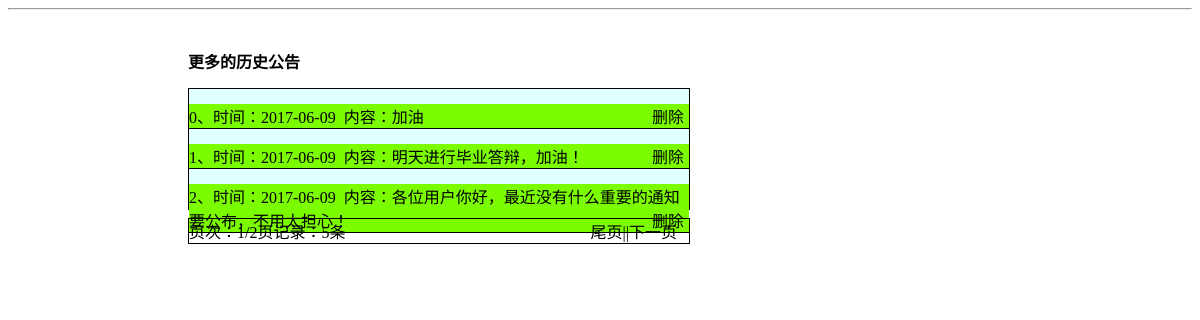
The page /admin/ad_anmt_history.php on the database its author committed.
### tables this page shows
CREATE TABLE `ad_announcement` (
  `id` int(11) NOT NULL,
  `date` date NOT NULL,
  `content` text NOT NULL
);

### connect.php (called while the page is built, shortened)
<?php
    function htmltocode($content){
   	    $content = str_replace(" ","&nbsp;&nbsp;",$content);
   	    return $content;
   }
?>

### admin/ad_anmt_history.php (the view, shortened to what this page needs)
<?php
    include("../connect.php");
    if(isset($_GET['page'])) {
    	$page=$_GET['page'];
        $i=$_GET['i'];
    }else{
    	$page=1;
    	$i=0;
    }
?>
<!DOCTYPE html>
<html>
	<head>
	</head>
	<body style="background-image: url(../bg_image/05.jpg);background-size: 1100px;position: relative;">
		<hr />
		<form action="" method="post" name="myform1" style="position: relative;">
			<div class="class_div_2"><h4 align="center">更多的历史公告</h4></div>
					<?php
		    if(is_numeric($page))
		    {
		    	$page_size=3;
		    	$sql2=" select count(*) as total from `ad_announcement` order by id desc";
			    $result2 = mysql_query($sql2);
			    $message_count=mysql_result($result2,0,"total");
			    $page_count=ceil($message_count/$page_size);
			    $offset=($page-1)*$page_size;
		    }
		?>
		<?php
			$sql=" SELECT `id`,`date`,`content` FROM `ad_announcement` order by id desc limit $offset,$page_size";
			$result = mysql_query($sql);
		?>
		<div class="class_div_5">
		<?php
			while($row = mysql_fetch_array($result))
			{
		?>
		    	<div class="class_div_3"></div>
		        <div class="class_div_4"><?php echo $i?>、时间：<?php echo $row['date']?>&nbsp;&nbsp;内容：<?php echo htmltocode($row['content'])?>
		        	<a href="delete_anmt.php?anmt_id=<?php echo $row['id']?>" style="position: absolute;right: 5px;">删除</a>
		        </div>
	    <?php
	    	 $i=$i+1;
		   }
		?>
		</div>
		    <div class="class_div_6">
			         页次：<?php echo $page?>/<?php echo $page_count?>页记录：<?php echo $message_count?>条
		        <span class="class_span_1">
		        <?php
		        	if($page==1)
		    	    {
		    		    echo "<a href='ad_anmt_history.php?page=".($page_count)."&i=".($i=$page_count*$page_size-2)."'>尾页|</a>";
		    		    echo "<a href='ad_anmt_history.php?page=".($page+1)."&i=".($i=4)."'>|下一页</a>";
		    	    }echo "&nbsp;";
		        ?>
		        </span>
		    </div>
        </form>
	</body>
</html>

### admin/ad_anmt_history.php (style rules this page uses)
.class_div_5 { width: 500px;height: 120px; border: 1px solid black; position: absolute; top: 70px; left: 180px; }
.class_div_2 { position: absolute; top: 10px; left: 180px; }
.class_div_3 { width: 500px;height:15px; background: lightcyan; }
.class_div_4 { width: 500px; border-bottom: 1px solid black; background: lawngreen; position: relative; }
.class_div_6 { width: 500px; border: 1px solid black; position: absolute; top: 200px; left: 180px; }
.class_span_1 { width: 200px;height: 21px; text-align: right; position: absolute; right: 0px; }
a { text-decoration: none; color: #000000; }

### rows shown on the page
ad_announcement: date "2017-06-09", content "加油"
ad_announcement: date "2017-06-09", content "明天进行毕业答辩，加油！"
ad_announcement: date "2017-06-09", content "各位用户你好，最近没有什么重要的通知要公布，不用太担心！"

### other values the page prints
$page "1"
$page_count "2"
$message_count "5"
